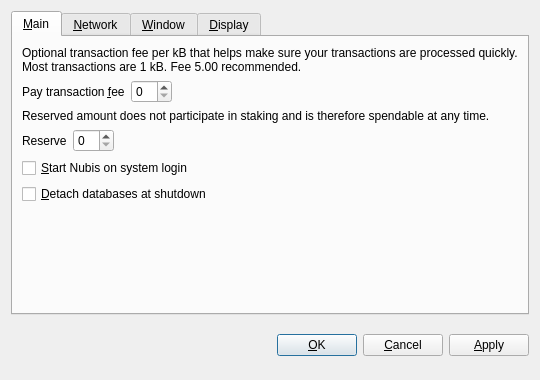
<?xml version="1.0" encoding="UTF-8"?>
<ui version="4.0">
 <class>OptionsDialog</class>
 <widget class="QDialog" name="OptionsDialog">
  <property name="geometry">
   <rect>
    <x>0</x>
    <y>0</y>
    <width>540</width>
    <height>380</height>
   </rect>
  </property>
  <property name="windowTitle">
   <string>Options</string>
  </property>
  <property name="modal">
   <bool>true</bool>
  </property>
  <layout class="QVBoxLayout" name="verticalLayout">
   <item>
    <widget class="QTabWidget" name="tabWidget">
     <property name="tabPosition">
      <enum>QTabWidget::North</enum>
     </property>
     <property name="currentIndex">
      <number>0</number>
     </property>
     <widget class="QWidget" name="tabMain">
      <attribute name="title">
       <string>&amp;Main</string>
      </attribute>
      <layout class="QVBoxLayout" name="verticalLayout_Main">
       <item>
        <widget class="QLabel" name="transactionFeeInfoLabel">
         <property name="text">
          <string>Optional transaction fee per kB that helps make sure your transactions are processed quickly. Most transactions are 1 kB. Fee 5.00 recommended.</string>
         </property>
         <property name="textFormat">
          <enum>Qt::PlainText</enum>
         </property>
         <property name="wordWrap">
          <bool>true</bool>
         </property>
        </widget>
       </item>
       <item>
        <layout class="QHBoxLayout" name="horizontalLayoutFee">
         <item>
          <widget class="QLabel" name="transactionFeeLabel">
           <property name="text">
            <string>Pay transaction &amp;fee</string>
           </property>
           <property name="textFormat">
            <enum>Qt::PlainText</enum>
           </property>
           <property name="buddy">
            <cstring>transactionFee</cstring>
           </property>
          </widget>
         </item>
         <item>
          <widget class="BitcoinAmountField" name="transactionFee"/>
         </item>
         <item>
          <spacer name="horizontalSpacerFee">
           <property name="orientation">
            <enum>Qt::Horizontal</enum>
           </property>
           <property name="sizeHint" stdset="0">
            <size>
             <width>40</width>
             <height>20</height>
            </size>
           </property>
          </spacer>
         </item>
        </layout>
       </item>
       <item>
        <widget class="QLabel" name="reserveBalanceInfoLabel">
         <property name="text">
          <string>Reserved amount does not participate in staking and is therefore spendable at any time.</string>
         </property>
         <property name="textFormat">
          <enum>Qt::PlainText</enum>
         </property>
         <property name="wordWrap">
          <bool>true</bool>
         </property>
        </widget>
       </item>
       <item>
        <layout class="QHBoxLayout" name="horizontalLayoutReserveBalance">
         <item>
          <widget class="QLabel" name="reserveBalanceLabel">
           <property name="text">
            <string>Reserve</string>
           </property>
           <property name="textFormat">
            <enum>Qt::PlainText</enum>
           </property>
           <property name="buddy">
            <cstring>reserveBalance</cstring>
           </property>
          </widget>
         </item>
         <item>
          <widget class="BitcoinAmountField" name="reserveBalance"/>
         </item>
         <item>
          <spacer name="horizontalSpacerReserveBalance">
           <property name="orientation">
            <enum>Qt::Horizontal</enum>
           </property>
           <property name="sizeHint" stdset="0">
            <size>
             <width>40</width>
             <height>20</height>
            </size>
           </property>
          </spacer>
         </item>
        </layout>
       </item>
       <item>
        <widget class="QCheckBox" name="bitcoinAtStartup">
         <property name="toolTip">
          <string>Automatically start Nubis after logging in to the system.</string>
         </property>
         <property name="text">
          <string>&amp;Start Nubis on system login</string>
         </property>
        </widget>
       </item>
       <item>
        <widget class="QCheckBox" name="detachDatabases">
         <property name="toolTip">
          <string>Detach block and address databases at shutdown. This means they can be moved to another data directory, but it slows down shutdown. The wallet is always detached.</string>
         </property>
         <property name="text">
          <string>&amp;Detach databases at shutdown</string>
         </property>
        </widget>
       </item>
       <item>
        <spacer name="verticalSpacer_Main">
         <property name="orientation">
          <enum>Qt::Vertical</enum>
         </property>
         <property name="sizeHint" stdset="0">
          <size>
           <width>20</width>
           <height>40</height>
          </size>
         </property>
        </spacer>
       </item>
      </layout>
     </widget>
     <widget class="QWidget" name="tabNetwork">
      <attribute name="title">
       <string>&amp;Network</string>
      </attribute>
      <layout class="QVBoxLayout" name="verticalLayout_Network">
       <item>
        <widget class="QCheckBox" name="mapPortUpnp">
         <property name="toolTip">
          <string>Automatically open the Nubis client port on the router. This only works when your router supports UPnP and it is enabled.</string>
         </property>
         <property name="text">
          <string>Map port using &amp;UPnP</string>
         </property>
        </widget>
       </item>
       <item>
        <widget class="QCheckBox" name="connectSocks">
         <property name="toolTip">
          <string>Connect to the Nubis network through a SOCKS proxy (e.g. when connecting through Tor).</string>
         </property>
         <property name="text">
          <string>&amp;Connect through SOCKS proxy:</string>
         </property>
        </widget>
       </item>
       <item>
        <layout class="QHBoxLayout" name="horizontalLayout_Network">
         <item>
          <widget class="QLabel" name="proxyIpLabel">
           <property name="text">
            <string>Proxy &amp;IP:</string>
           </property>
           <property name="textFormat">
            <enum>Qt::PlainText</enum>
           </property>
           <property name="buddy">
            <cstring>proxyIp</cstring>
           </property>
          </widget>
         </item>
         <item>
          <widget class="QValidatedLineEdit" name="proxyIp">
           <property name="maximumSize">
            <size>
             <width>140</width>
             <height>16777215</height>
            </size>
           </property>
           <property name="toolTip">
            <string>IP address of the proxy (e.g. 127.0.0.1)</string>
           </property>
          </widget>
         </item>
         <item>
          <widget class="QLabel" name="proxyPortLabel">
           <property name="text">
            <string>&amp;Port:</string>
           </property>
           <property name="textFormat">
            <enum>Qt::PlainText</enum>
           </property>
           <property name="buddy">
            <cstring>proxyPort</cstring>
           </property>
          </widget>
         </item>
         <item>
          <widget class="QLineEdit" name="proxyPort">
           <property name="maximumSize">
            <size>
             <width>55</width>
             <height>16777215</height>
            </size>
           </property>
           <property name="toolTip">
            <string>Port of the proxy (e.g. 9050)</string>
           </property>
          </widget>
         </item>
         <item>
          <widget class="QLabel" name="socksVersionLabel">
           <property name="text">
            <string>SOCKS &amp;Version:</string>
           </property>
           <property name="textFormat">
            <enum>Qt::PlainText</enum>
           </property>
           <property name="buddy">
            <cstring>socksVersion</cstring>
           </property>
          </widget>
         </item>
         <item>
          <widget class="QValueComboBox" name="socksVersion">
           <property name="toolTip">
            <string>SOCKS version of the proxy (e.g. 5)</string>
           </property>
          </widget>
         </item>
         <item>
          <spacer name="horizontalSpacer_Network">
           <property name="orientation">
            <enum>Qt::Horizontal</enum>
           </property>
           <property name="sizeHint" stdset="0">
            <size>
             <width>40</width>
             <height>20</height>
            </size>
           </property>
          </spacer>
         </item>
        </layout>
       </item>
       <item>
        <spacer name="verticalSpacer_Network">
         <property name="orientation">
          <enum>Qt::Vertical</enum>
         </property>
         <property name="sizeHint" stdset="0">
          <size>
           <width>20</width>
           <height>40</height>
          </size>
         </property>
        </spacer>
       </item>
      </layout>
     </widget>
     <widget class="QWidget" name="tabWindow">
      <attribute name="title">
       <string>&amp;Window</string>
      </attribute>
      <layout class="QVBoxLayout" name="verticalLayout_Window">
       <item>
        <widget class="QCheckBox" name="minimizeToTray">
         <property name="toolTip">
          <string>Show only a tray icon after minimizing the window.</string>
         </property>
         <property name="text">
          <string>&amp;Minimize to the tray instead of the taskbar</string>
         </property>
        </widget>
       </item>
       <item>
        <widget class="QCheckBox" name="minimizeOnClose">
         <property name="toolTip">
          <string>Minimize instead of exit the application when the window is closed. When this option is enabled, the application will be closed only after selecting Quit in the menu.</string>
         </property>
         <property name="text">
          <string>M&amp;inimize on close</string>
         </property>
        </widget>
       </item>
       <item>
        <spacer name="verticalSpacer_Window">
         <property name="orientation">
          <enum>Qt::Vertical</enum>
         </property>
         <property name="sizeHint" stdset="0">
          <size>
           <width>20</width>
           <height>40</height>
          </size>
         </property>
        </spacer>
       </item>
      </layout>
     </widget>
     <widget class="QWidget" name="tabDisplay">
      <attribute name="title">
       <string>&amp;Display</string>
      </attribute>
      <layout class="QVBoxLayout" name="verticalLayout_Display">
       <item>
        <layout class="QHBoxLayout" name="horizontalLayout_1_Display">
         <item>
          <widget class="QLabel" name="langLabel">
           <property name="text">
            <string>User Interface &amp;language:</string>
           </property>
           <property name="textFormat">
            <enum>Qt::PlainText</enum>
           </property>
           <property name="buddy">
            <cstring>lang</cstring>
           </property>
          </widget>
         </item>
         <item>
          <widget class="QValueComboBox" name="lang">
           <property name="toolTip">
            <string>The user interface language can be set here. This setting will take effect after restarting Nubis.</string>
           </property>
          </widget>
         </item>
        </layout>
       </item>
       <item>
        <layout class="QHBoxLayout" name="horizontalLayout_2_Display">
         <item>
          <widget class="QLabel" name="unitLabel">
           <property name="text">
            <string>&amp;Unit to show amounts in:</string>
           </property>
           <property name="textFormat">
            <enum>Qt::PlainText</enum>
           </property>
           <property name="buddy">
            <cstring>unit</cstring>
           </property>
          </widget>
         </item>
         <item>
          <widget class="QValueComboBox" name="unit">
           <property name="toolTip">
            <string>Choose the default subdivision unit to show in the interface and when sending coins.</string>
           </property>
          </widget>
         </item>
        </layout>
       </item>
       <item>
        <widget class="QCheckBox" name="displayAddresses">
         <property name="toolTip">
          <string>Whether to show Nubis addresses in the transaction list or not.</string>
         </property>
         <property name="text">
          <string>&amp;Display addresses in transaction list</string>
         </property>
        </widget>
       </item>
       <item>
        <widget class="QCheckBox" name="coinControlFeatures">
         <property name="toolTip">
          <string>Whether to show coin control features or not.</string>
         </property>
         <property name="text">
          <string>Display coin &amp;control features (experts only!)</string>
         </property>
        </widget>
       </item>
       <item>
        <spacer name="verticalSpacer_Display">
         <property name="orientation">
          <enum>Qt::Vertical</enum>
         </property>
         <property name="sizeHint" stdset="0">
          <size>
           <width>20</width>
           <height>40</height>
          </size>
         </property>
        </spacer>
       </item>
      </layout>
     </widget>
    </widget>
   </item>
   <item>
    <layout class="QHBoxLayout" name="horizontalLayout_Buttons">
     <item>
      <spacer name="horizontalSpacer_1">
       <property name="orientation">
        <enum>Qt::Horizontal</enum>
       </property>
       <property name="sizeHint" stdset="0">
        <size>
         <width>40</width>
         <height>48</height>
        </size>
       </property>
      </spacer>
     </item>
     <item>
      <widget class="QLabel" name="statusLabel">
       <property name="font">
        <font>
         <weight>75</weight>
         <bold>true</bold>
        </font>
       </property>
       <property name="text">
        <string/>
       </property>
       <property name="textFormat">
        <enum>Qt::PlainText</enum>
       </property>
       <property name="wordWrap">
        <bool>true</bool>
       </property>
      </widget>
     </item>
     <item>
      <spacer name="horizontalSpacer_2">
       <property name="orientation">
        <enum>Qt::Horizontal</enum>
       </property>
       <property name="sizeHint" stdset="0">
        <size>
         <width>40</width>
         <height>48</height>
        </size>
       </property>
      </spacer>
     </item>
     <item>
      <widget class="QPushButton" name="okButton">
       <property name="text">
        <string>&amp;OK</string>
       </property>
      </widget>
     </item>
     <item>
      <widget class="QPushButton" name="cancelButton">
       <property name="text">
        <string>&amp;Cancel</string>
       </property>
       <property name="autoDefault">
        <bool>false</bool>
       </property>
      </widget>
     </item>
     <item>
      <widget class="QPushButton" name="applyButton">
       <property name="text">
        <string>&amp;Apply</string>
       </property>
       <property name="autoDefault">
        <bool>false</bool>
       </property>
      </widget>
     </item>
    </layout>
   </item>
  </layout>
 </widget>
 <customwidgets>
  <customwidget>
   <class>BitcoinAmountField</class>
   <extends>QSpinBox</extends>
   <header>bitcoinamountfield.h</header>
  </customwidget>
  <customwidget>
   <class>QValueComboBox</class>
   <extends>QComboBox</extends>
   <header>qvaluecombobox.h</header>
  </customwidget>
  <customwidget>
   <class>QValidatedLineEdit</class>
   <extends>QLineEdit</extends>
   <header>qvalidatedlineedit.h</header>
  </customwidget>
 </customwidgets>
 <resources/>
 <connections/>
</ui>
